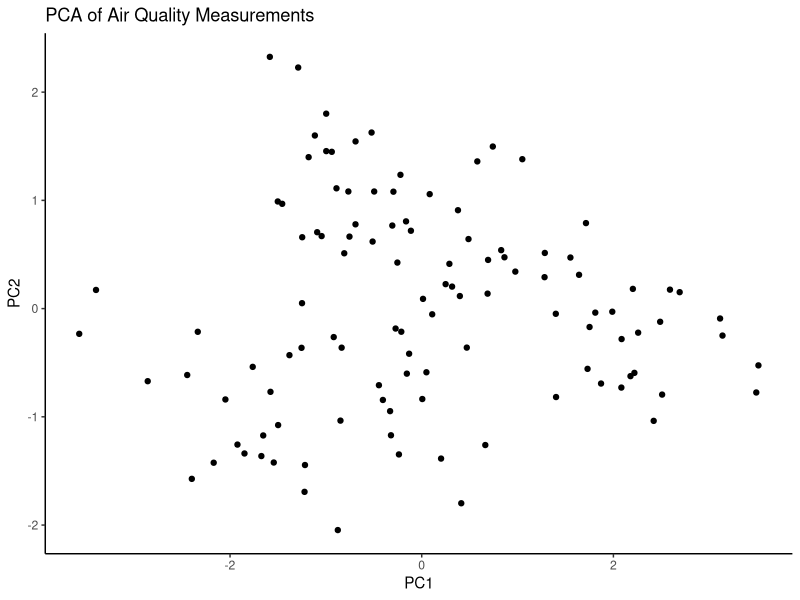
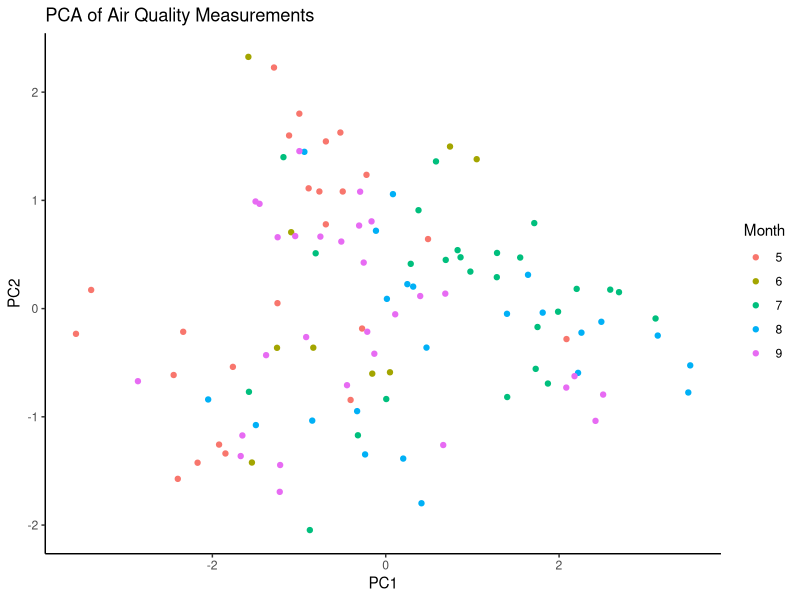
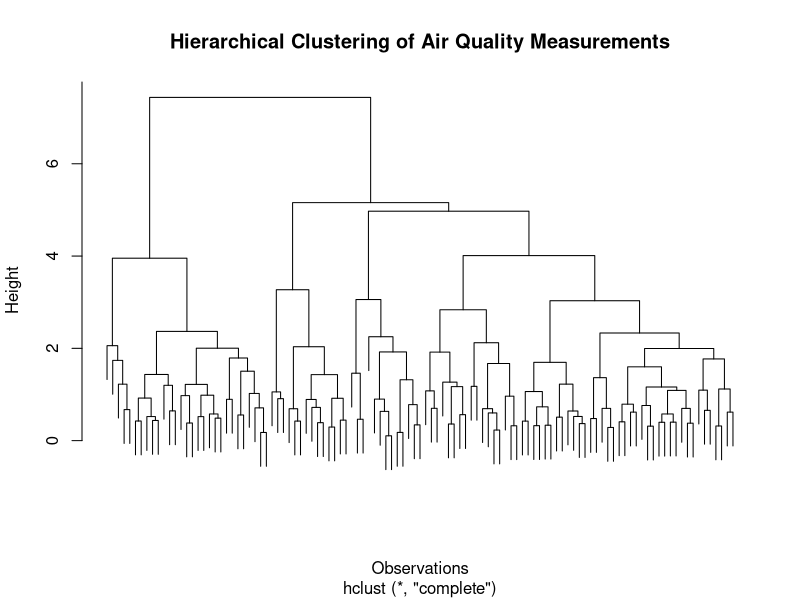
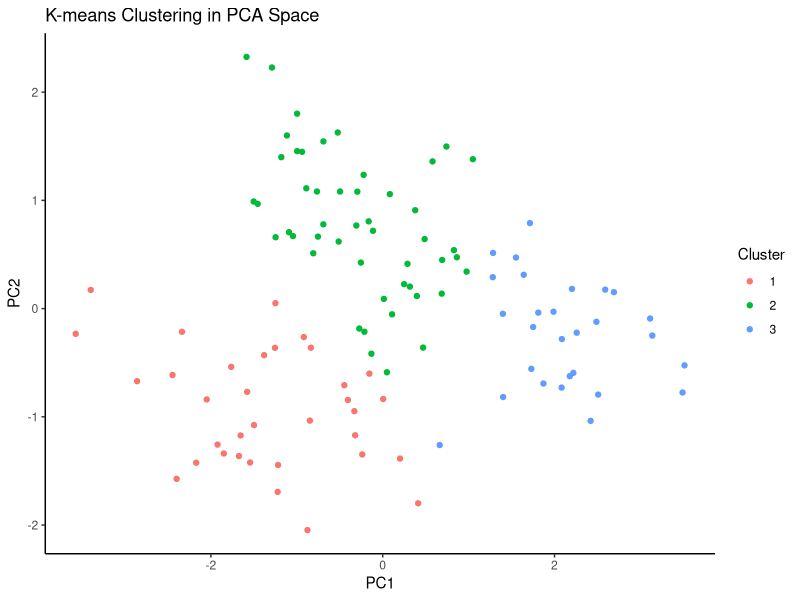

Reproduce these figures in R, in order.
## ---- chunk 1
data(airquality)
print(airquality)
## ---- chunk 2
# Check for missing values.
colSums(is.na(airquality))

# Create a variable named air_data containing the four numerical air quality variables Ozone, Solar.R, Wind, and Temp.
air_data <- airquality[, c("Ozone", "Solar.R", "Wind", "Temp")]

# Create a new dataset named air_complete by removing rows containing missing values from air_data using na.omit().
air_complete <- na.omit(air_data)

# Check the result
head(air_complete)
dim(air_complete)
colSums(is.na(air_complete))
## ---- chunk 3
# Perform the PCA using air_complete. Assign the PCA to air_pca.
air_pca <- prcomp(
  air_complete,
  center = TRUE,
  scale. = TRUE
)

# Examine the PCA results using names(), head() on the PCA scores, and summary().
names(air_pca)
head(air_pca$x)
summary(air_pca)
## ---- chunk 4
# Extract the PCA scores and assign it to air_pca_scores.
air_pca_scores <- as.data.frame(air_pca$x)

# Create the PCA plot. Label the x axis PC1, and the y axis PC2. The plot’s title should be “PCA of Air Quality Measurements”.
library(ggplot2)

ggplot(air_pca_scores, aes(x = PC1, y = PC2)) +
  geom_point() +
  labs(
    title = "PCA of Air Quality Measurements",
    x = "PC1",
    y = "PC2"
  ) +
  theme_classic()
## ---- chunk 5
# Because rows with missing values were removed before PCA, the code below identifies the corresponding observations in the original dataset so that their Month values can be added to the PCA scores.
air_complete_data <- airquality[
  complete.cases(airquality[, c(
    "Ozone",
    "Solar.R",
    "Wind",
    "Temp"
  )]),
]

# Add Month to air_pca_scores as a factor.
air_pca_scores$Month <- as.factor(air_complete_data$Month)

# Create the plot using Month as color. Label the x and y axis. Use the same title in number 4 for the plot.
ggplot(air_pca_scores, aes(x = PC1, y = PC2, color = Month)) +
  geom_point() +
  labs(
    title = "PCA of Air Quality Measurements",
    x = "PC1",
    y = "PC2",
    color = "Month"
  ) +
  theme_classic()
## ---- chunk 6
# Standardize the air quality variables and assign it to air_scaled.
air_scaled <- scale(air_complete)

# Calculate the Euclidean distances and assign it to air_dist.
air_dist <- dist(
  air_scaled,
  method = "euclidean"
)

# Perform hierarchical clustering using complete linkage and assign the result to air_hclust.
air_hclust <- hclust(
  air_dist,
  method = "complete"
)

# Create the dendrogram using labels = FALSE. Include an appropriate plot title and axis labels.
plot(
  air_hclust,
  labels = FALSE,
  main = "Hierarchical Clustering of Air Quality Measurements",
  xlab = "Observations",
  ylab = "Height"
)
## ---- chunk 7
# Use three clusters to compare the K-means results with the PCA visualization. Use set.seed(123) and nstart=20. Assign the k-means clustering to air_kmeans.
set.seed(123)

air_kmeans <- kmeans(
  air_scaled,
  centers = 3,
  nstart = 20
)

# Add the cluster assignments.
air_pca_scores$KMeans_Cluster <- as.factor(air_kmeans$cluster)


# Plot the clusters in PCA space. Use proper labels and title.
ggplot(
  air_pca_scores,
  aes(x = PC1, y = PC2, color = KMeans_Cluster)
) +
  geom_point() +
  labs(
    title = "K-means Clustering in PCA Space",
    x = "PC1",
    y = "PC2",
    color = "Cluster"
  ) +
  theme_classic()
## ---- chunk 8
# Create a contingency table showing Month and K-means Cluster.
table(
  air_pca_scores$Month,
  air_pca_scores$KMeans_Cluster
)
